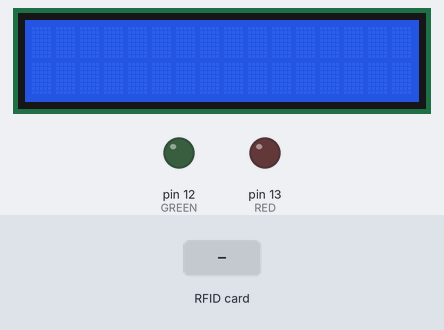
A sketch run on a simulated Arduino Mega 2560, built with avr-gcc and run on an emulated ATmega2560. Shown: 16×2 character LCD, output pins drawn as LEDs (lit = HIGH). Wiring (inferred from the names in the program): DS3231 clock at I2C address 0x68. Inputs (shaded band) come from the test bench. The local clock reads 2024-03-15 10:24:30 at power-on unless the sketch sets it; storage starts empty; pins used as bus, display or sensor lines are not drawn.

Above: at 1.3 s.
1.4 s: RFID card F4 D1 04 B0 held to the reader
At 3.6 s:
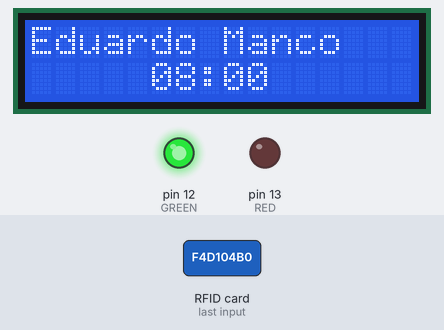
3.9 s: RFID card 5E 7A 19 C4 held to the reader
At 7.5 s:
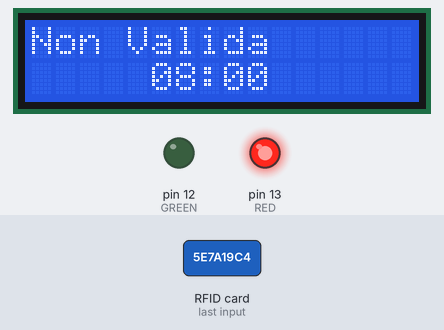
Timing chart, 0 to 11.0 s (numbered marks = the images above; inputs shaded):
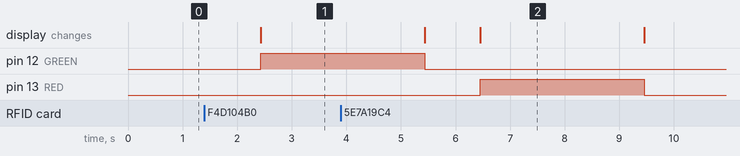

Measured:
- after the input at 1.4 s, pin 12 (GREEN): LOW → HIGH after 1.0 s; the display: changes after 1.0 s (image 1)
- after the input at 3.9 s, pin 13 (RED): LOW → HIGH after 2.6 s, → LOW 3.0 s later; the display: first differs from a run without the input after 2.6 s (image 2)

The sketch:

sketch_1.6.ino
```cpp
/*
 * Superuser 1.6 - Aldo & Eduardo Manco
 * Recorder of Entrances and Exits of Employees From Building
 * Platform: Arduino/Genuino Mega or Mega 2560
 */

#include <SPI.h>
#include <MFRC522.h>
#include "Wire.h"
#include <SD.h>
#include "LiquidCrystal.h"

#define DS3231_I2C_ADDRESS 0x68
#define SDA_PIN 53
#define RST_PIN 3
#define GREEN 12
#define RED 13
MFRC522 mfrc522(SDA_PIN, RST_PIN);
LiquidCrystal lcd(8,9,4,5,6,7);

// Convertire Numero Decimale in Numero Binario

byte decToBin(byte number)
{
  return((number/10*16)+(number%10));
}

// Convertire Numero Binario in Numero Decimale

byte binToDec(byte number)
{
  return((number/16*10)+(number%16));
}


void setup()
{
  // Inizializza Comunicazione Seriale
  Serial.begin(9600);
  // Inizializza SPI BUS
  SPI.begin();
  //Inizializza RFID MFRC522
  mfrc522.PCD_Init();
  // Inizializza Comunicazione tra Arduino & RTC
  Wire.begin();
  // Inizializza Data & Ora
  // Secondi, Minuti, Ore, Giorno Settimanale, Giorno, Mese, Anno
  setter(0,0,8,4,28,12,16);
  // Inizializza Schermo LCD a 2 Righe con 16 Caratteri
  lcd.begin(16,2);
  // Sposta il Cursore sulla Parte Superiore dello Schermo LCD
  lcd.setCursor(0,0);
  pinMode(GREEN, OUTPUT);
  pinMode(RED, OUTPUT);
  if(!SD.begin(2)) //Se il PIN CS Non è Impostato su 2
  {
    return;
  }
}

// Inizializzazione Data & Ora su RTC

void setter(
  byte second,
  byte minute,
  byte hour,
  byte dayOfWeek,
  byte dayOfMonth,
  byte month,
  byte year)
{
  // Inizia Comunicazione con RTC DS3231
  Wire.beginTransmission(DS3231_I2C_ADDRESS);
  // Imposta Input Successivo Per Iniziare a Registrare i Secondi
  Wire.write(0);
  // Inizializza i Parametri di Data & Ora con Sistema Decimale, li Trasforma in Numero Binario e li Immagazzina in 7 Byte sull'RTC
  Wire.write(decToBin(second)); // Inizializza Secondi (0, 60)
  Wire.write(decToBin(minute)); // Inizializza Minuti (0, 60)
  Wire.write(decToBin(hour)); // Inizializza Ore (0, 24)
  Wire.write(decToBin(dayOfWeek)); // Inizializza Giorno della Settimana (1, 7)
  Wire.write(decToBin(dayOfMonth)); // Inizializza Giorno (1, 31)
  Wire.write(decToBin(month)); // Inizializza Mese (1, 12)
  Wire.write(decToBin(year)); // Inizializza Anno (0, 99)
  // Fine Comunicazione con RTC DS3231
  Wire.endTransmission();
}

// Lettura Data & Ora da RTC

void getter(
  byte *second,
  byte *minute,
  byte *hour,
  byte *dayOfWeek,
  byte *dayOfMonth,
  byte *month,
  byte *year)
{
  // Inizia Comunicazione con RTC DS3231
  Wire.beginTransmission(DS3231_I2C_ADDRESS);
  // Imposta Input Successivo Per Iniziare a Registrare i Secondi
  Wire.write(0);
  // Fine Comunicazione con RTC DS3231
  Wire.endTransmission();
  // Ottenere dall'RTC i 7 Byte Contenenti Data & Ora con Sistema Binario e Trasformarli in Numero Decimale
  Wire.requestFrom(DS3231_I2C_ADDRESS, 7);
  // Leggi Data & Ora su RTC con Sistema Decimale
  *second = binToDec(Wire.read() & 0x7f); // Leggi Secondo
  *minute = binToDec(Wire.read()); // Leggi Minuto
  *hour = binToDec(Wire.read() & 0x3f); // Leggi Ora
  *dayOfWeek = binToDec(Wire.read()); // Leggi Giorno della Settimana
  *dayOfMonth = binToDec(Wire.read()); // Leggi Giorno
  *month = binToDec(Wire.read()); // Leggi Mese
  *year = binToDec(Wire.read()); // Leggi Anno
}

// Antepone uno Zero se i Numeri vanno da 0 a 9

void zero(int number){
  if(number<10 && number>-1){
    lcd.print("0");
  }
}


void loop()
{
  if(!mfrc522.PICC_IsNewCardPresent()) // Se Non Viene Letto Nessun Badge
  {
    return;
  }
  if(!mfrc522.PICC_ReadCardSerial()) // Se il UID Tag del Badge Non Viene Letto
  {
    return;
  }

  byte second, minute, hour, dayOfWeek, dayOfMonth, month, year;
  // Leggi Data & Ora da RTC
  getter(&second, &minute, &hour, &dayOfWeek, &dayOfMonth, &month, &year);

  String badge = ""; //Stringa Vuota
  // Concatena UID Tag del Badge alla Stringa Vuota
  for(byte i=0; i<mfrc522.uid.size; i++)
  {
     badge.concat(String(mfrc522.uid.uidByte[i] < 0x10 ? " 0" : " "));
     badge.concat(String(mfrc522.uid.uidByte[i], HEX));
  }
  // Rendi Lettere Esadecimali della Variabile 'badge' Contenente il UID Tag Maiuscole
  badge.toUpperCase();


  //Se la Variabile Contiene il UID Tag del Badge di Eduardo Manco
  if (badge.substring(1) == "F4 D1 04 B0")
  {
    // Crea File Per Ogni Dipendente
    File eduardo;
    // Apri File Per Scrittura
    eduardo = SD.open("eduardo.txt", FILE_WRITE);
    // Scrive Data & Ora sul File nel Seguente Formato: dd/mm/yyyy - 23:59:59
    eduardo.print(hour, DEC);
    eduardo.print(":");
    if (minute<10)
    {
      eduardo.print("0");
    }
    eduardo.print(minute, DEC);
    eduardo.print(" ");
    eduardo.print("-");
    eduardo.print(" ");
    eduardo.print(dayOfMonth, DEC);
    eduardo.print("/");
    eduardo.print(month, DEC);
    eduardo.print("/");
    eduardo.print(year, DEC);
    // Riattivare Lettura fra 1 Secondo
    delay(1000);
    eduardo.println();
    // Chiudi File del Dipendente
    eduardo.close();
    digitalWrite(GREEN, HIGH);
    // Sposta il Cursore sulla Parte Superiore dello Schermo LCD
    lcd.setCursor(0,0);
    // Stampa il Nome del Dipendente che ha Appena Strisciato il Badge
    lcd.print("Eduardo Manco");
    // Sposta il Cursore sulla Parte Inferiore dello Schermo LCD
    lcd.setCursor(0,1);
    // Sposta il Cursore al Centro
    lcd.print("     ");
    // Anteponi uno Zero se l'Ora Corrente è Compresa tra 0 e 9
    zero(hour);
    // Stampa l'Orario
    lcd.print(hour);
    lcd.print(":");
    // Anteponi uno Zero se il Minuto Corrente è Compreso tra 0 e 9
    zero(minute);
    lcd.print(minute);
    // Dissolvi la Scritta Dopo 3 Secondi
    delay(3000);
    digitalWrite(GREEN, LOW);
    lcd.clear();
  }


  else if (badge.substring(1) == "C6 18 26 9E")
  {
    File luigi;
    luigi = SD.open("luigi.txt", FILE_WRITE);
    luigi.print(hour, DEC);
    luigi.print(":");
    if (minute<10)
    {
      luigi.print("0");
    }
    luigi.print(minute, DEC);
    luigi.print(" ");
    luigi.print("-");
    luigi.print(" ");
    luigi.print(dayOfMonth, DEC);
    luigi.print("/");
    luigi.print(month, DEC);
    luigi.print("/");
    luigi.print(year, DEC);
    delay(1000);
    luigi.println();
    luigi.close();
    digitalWrite(GREEN, HIGH);
    lcd.setCursor(0,0);
    lcd.print("Luigi Santagata");
    lcd.setCursor(0,1);
    lcd.print("     ");
    zero(hour);
    lcd.print(hour);
    lcd.print(":");
    zero(minute);
    lcd.print(minute);
    delay(3000);
    digitalWrite(GREEN, LOW);
    lcd.clear();
  }


  else //Se il UID Tag del Badge non è di Nessun Dipendente
  {
    File invalid; // Crea un File Per Tutti i Badge Non Validi
    invalid = SD.open("invalid.txt", FILE_WRITE);
    invalid.print(hour, DEC);
    invalid.print(":");
    if (minute<10)
    {
      invalid.print("0");
    }
    invalid.print(minute, DEC);
    invalid.print(" ");
    invalid.print("-");
    invalid.print(" ");
    invalid.print(dayOfMonth, DEC);
    invalid.print("/");
    invalid.print(month, DEC);
    invalid.print("/");
    invalid.print(year, DEC);
    delay(1000);
    invalid.println();
    invalid.close();
    digitalWrite(RED, HIGH);
    lcd.setCursor(0,0);
    lcd.print("Non Valida");
    lcd.setCursor(0,1);
    lcd.print("     ");
    zero(hour);
    lcd.print(hour);
    lcd.print(":");
    zero(minute);
    lcd.print(minute);
    delay(3000);
    digitalWrite(RED, LOW);
    lcd.clear();
  }
}
```
